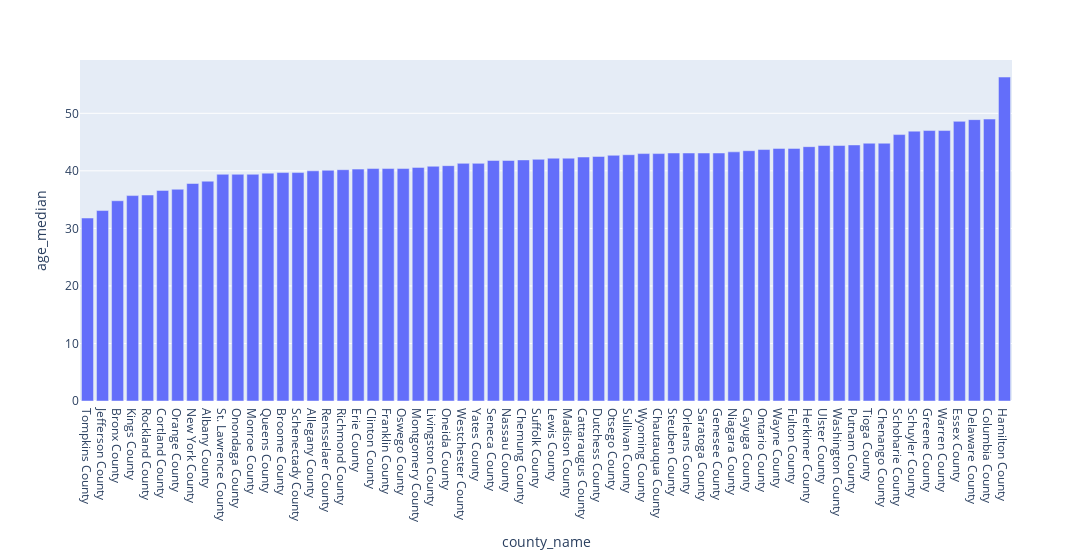

The notebook cell saved with this chart:
### Code cell
attributes = ['age_median', 'white_ratio', 'income_per_capita']
attribute = attributes[0]
nyDem.sort_values(attribute, inplace=True)
px.bar(nyDem, x="county_name", y=attribute, width=1300 )

### Figure 1 — Plotly figure (JSON) as saved in the notebook; plotly's stock layout.template omitted (floating-point values rounded to 4 significant figures)
{"data": [{"alignmentgroup": "True", "hovertemplate": "county_name=%{x}<br>age_median=%{y}<extra></extra>", "legendgroup": "", "marker": {"color": "#636efa", "pattern": {"shape": ""}}, "name": "", "offsetgroup": "", "orientation": "v", "showlegend": false, "textposition": "auto", "type": "bar", "x": ["Tompkins County", "Jefferson County", "Bronx County", "Kings County", "Rockland County", "Cortland County", "Orange County", "New York County", "Albany County", "St. Lawrence County", "Onondaga County", "Monroe County", "Queens County", "Broome County", "Schenectady County", "Allegany County", "Rensselaer County", "Richmond County", "Erie County", "Clinton County", "Franklin County", "Oswego County", "Montgomery County", "Livingston County", "Oneida County", "Westchester County", "Yates County", "Seneca County", "Nassau County", "Chemung County", "Suffolk County", "Lewis County", "Madison County", "Cattaraugus County", "Dutchess County", "Otsego County", "Sullivan County", "Wyoming County", "Chautauqua County", "Steuben County", "Orleans County", "Saratoga County", "Genesee County", "Niagara County", "Cayuga County", "Ontario County", "Wayne County", "Fulton County", "Herkimer County", "Ulster County", "Washington County", "Putnam County", "Tioga County", "Chenango County", "Schoharie County", "Schuyler County", "Greene County", "Warren County", "Essex County", "Delaware County", "Columbia County", "Hamilton County"], "xaxis": "x", "y": [31.8, 33.1, 34.8, 35.7, 35.8, 36.6, 36.8, 37.8, 38.2, 39.4, 39.4, 39.4, 39.6, 39.7, 39.7, 40, 40.1, 40.2, 40.3, 40.4, 40.4, 40.4, 40.6, 40.8, 40.9, 41.3, 41.3, 41.8, 41.8, 41.9, 42, 42.2, 42.2, 42.4, 42.5, 42.7, 42.8, 43, 43, 43.1, 43.1, 43.1, 43.1, 43.3, 43.5, 43.7, 43.9, 43.9, 44.2, 44.4, 44.4, 44.5, 44.8, 44.8, 46.3, 46.9, 47, 47, 48.6, 48.9, 49, 56.3], "yaxis": "y"}], "layout": {"barmode": "relative", "legend": {"tracegroupgap": 0}, "margin": {"t": 60}, "width": 1300, "xaxis": {"anchor": "y", "domain": [0, 1], "title": {"text": "county_name"}}, "yaxis": {"anchor": "x", "domain": [0, 1], "title": {"text": "age_median"}}}}
